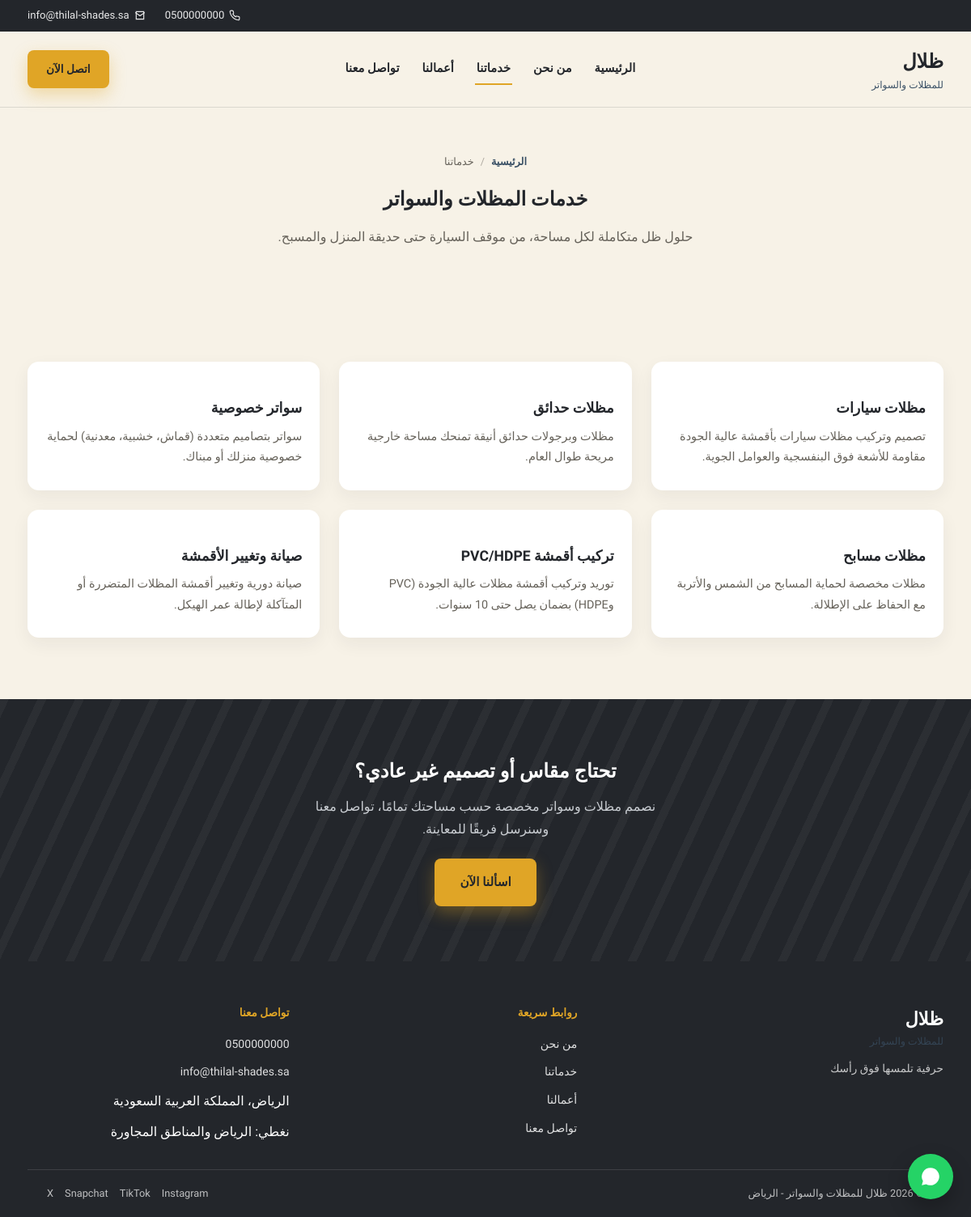
/services.php, run on the app's committed database.
### tables this page shows
CREATE TABLE services (
    id          INT AUTO_INCREMENT PRIMARY KEY,
    title       VARCHAR(150) NOT NULL,
    description TEXT,
    icon        VARCHAR(30) DEFAULT 'car_shade',
    sort_order  INT DEFAULT 0
);

### includes/functions.php (called while the page is built, shortened)
<?php
function e($str)
{
    return htmlspecialchars($str ?? '', ENT_QUOTES, 'UTF-8');
}
function get_all_settings(PDO $pdo)
{
    static $cache = null;
    if ($cache !== null) {
        return $cache;
    }
    $cache = [];
    foreach ($pdo->query('SELECT setting_key, setting_value FROM settings') as $row) {
        $cache[$row['setting_key']] = $row['setting_value'];
    }
    return $cache;
}
function get_setting(PDO $pdo, $key, $default = '')
{
    $all = get_all_settings($pdo);
    return $all[$key] ?? $default;
}
function asset_path($path)
{
    return ltrim($path, '/');
}

### services.php (the view, shortened to what this page needs)
<?php
require_once __DIR__ . '/includes/functions.php';
$pageTitle       = 'خدمات المظلات والسواتر في الرياض | ' . get_setting($pdo, 'site_name');
$activePage      = 'services';
$services = $pdo->query('SELECT * FROM services ORDER BY sort_order')->fetchAll();
require __DIR__ . '/includes/site-header.php';
?>
<main>
  <section class="page-header">
    <div class="container">
      <div class="breadcrumb"><a href="<?= e(asset_path('index.php')) ?>">الرئيسية</a><span>/</span>خدماتنا</div>
      <h1>خدمات المظلات والسواتر</h1>
      <p style="max-width:60ch;margin:12px auto 0;">حلول ظل متكاملة لكل مساحة، من موقف السيارة حتى حديقة المنزل والمسبح.</p>
    </div>
  </section>
  <section class="services">
    <div class="container">
      <div class="services-grid">
        <?php foreach ($services as $sv): ?>
        <article class="service-card" id="service-<?= $sv['id'] ?>">
          <h3><?= e($sv['title']) ?></h3>
          <p><?= e($sv['description']) ?></p>
        </article>
        <?php endforeach; ?>
      </div>
    </div>
  </section>
  <section class="cta-band">
    <div class="container">
      <h2>تحتاج مقاس أو تصميم غير عادي؟</h2>
      <p>نصمم مظلات وسواتر مخصصة حسب مساحتك تمامًا، تواصل معنا وسنرسل فريقًا للمعاينة.</p>
      <a href="<?= e(asset_path('contact.php')) ?>" class="btn btn-accent">اسألنا الآن</a>
    </div>
  </section>
</main>
<?php require __DIR__ . '/includes/site-footer.php'; ?>

### includes/site-header.php (shortened to what this page needs)
<?php
$settings   = get_all_settings($pdo);
$s          = fn($key, $default = '') => e($settings[$key] ?? $default);
$phone_href = preg_replace('/\s+/', '', $settings['phone'] ?? '');
?>
<!DOCTYPE html>
<html lang="ar" dir="rtl">
<head>
<link rel="stylesheet" href="<?= e(asset_path('css/style.css')) ?>">
</head>
<body>
<div class="topbar">
  <div class="container topbar-inner">
    <a href="tel:<?= e($phone_href) ?>" class="topbar-link">
      <span><?= $s('phone') ?></span>
    </a>
    <a href="mailto:<?= $s('email') ?>" class="topbar-link topbar-email">
      <svg width="14" height="14" viewBox="0 0 24 24" fill="none" stroke="currentColor" stroke-width="2"><path d="M4 4h16v16H4z"/><path d="m22 6-10 7L2 6"/></svg>
      <span><?= $s('email') ?></span>
    </a>
  </div>
</div>
<header class="site-header">
  <div class="container header-inner">
    <a href="<?= e(asset_path('index.php')) ?>" class="logo"><?= $s('site_name') ?> <span><?= $s('site_tagline') ?></span></a>
    <nav class="main-nav" id="mainNav">
      <a href="<?= e(asset_path('index.php')) ?>"     class="<?= ($activePage ?? '') === 'home'      ? 'is-active' : '' ?>">الرئيسية</a>
      <a href="<?= e(asset_path('about.php')) ?>"     class="<?= ($activePage ?? '') === 'about'     ? 'is-active' : '' ?>">من نحن</a>
      <a href="<?= e(asset_path('services.php')) ?>"  class="<?= ($activePage ?? '') === 'services'  ? 'is-active' : '' ?>">خدماتنا</a>
      <a href="<?= e(asset_path('portfolio.php')) ?>" class="<?= ($activePage ?? '') === 'portfolio' ? 'is-active' : '' ?>">أعمالنا</a>
      <a href="<?= e(asset_path('contact.php')) ?>"   class="<?= ($activePage ?? '') === 'contact'   ? 'is-active' : '' ?>">تواصل معنا</a>
    </nav>
    <a href="tel:<?= e($phone_href) ?>" class="btn btn-accent header-cta">اتصل الآن</a>
  </div>
</header>

### includes/site-footer.php (shortened to what this page needs)
<footer class="site-footer">
  <div class="container">
    <div class="footer-cols">
      <div class="footer-col">
        <div class="logo"><?= $s('site_name') ?> <span><?= $s('site_tagline') ?></span></div>
        <p><?= $s('about_title') ?></p>
      </div>
      <div class="footer-col">
        <h4>روابط سريعة</h4>
        <a href="<?= e(asset_path('about.php')) ?>">من نحن</a>
        <a href="<?= e(asset_path('services.php')) ?>">خدماتنا</a>
        <a href="<?= e(asset_path('portfolio.php')) ?>">أعمالنا</a>
        <a href="<?= e(asset_path('contact.php')) ?>">تواصل معنا</a>
      </div>
      <div class="footer-col">
        <h4>تواصل معنا</h4>
        <a href="tel:<?= e($phone_href) ?>"><?= $s('phone') ?></a>
        <a href="mailto:<?= $s('email') ?>"><?= $s('email') ?></a>
        <span><?= $s('address') ?></span>
        <?php if (!empty($settings['coverage_areas'])): ?><span>نغطي: <?= $s('coverage_areas') ?></span><?php endif; ?>
      </div>
    </div>
    <div class="footer-bottom">
      <span><?= $s('footer_text') ?></span>
      <div class="social">
        <a href="<?= e($settings['instagram_url'] ?? '#') ?>" target="_blank" rel="noopener">Instagram</a>
        <a href="<?= e($settings['tiktok_url'] ?? '#') ?>" target="_blank" rel="noopener">TikTok</a>
        <a href="<?= e($settings['snapchat_url'] ?? '#') ?>" target="_blank" rel="noopener">Snapchat</a>
        <a href="<?= e($settings['twitter_url'] ?? '#') ?>" target="_blank" rel="noopener">X</a>
      </div>
    </div>
  </div>
</footer>
<a href="https://wa.me/<?= e($settings['whatsapp'] ?? '') ?>" class="float-whatsapp" target="_blank" rel="noopener" aria-label="تواصل عبر واتساب">
</a>
</body>
</html>

### data on the page
services: title "مظلات سيارات", description "تصميم وتركيب مظلات سيارات بأقمشة عالية الجودة مقاومة للأشعة فوق البنفسجية والعوامل الجوية."
services: title "مظلات حدائق", description "مظلات وبرجولات حدائق أنيقة تمنحك مساحة خارجية مريحة طوال العام."
services: title "سواتر خصوصية", description "سواتر بتصاميم متعددة (قماش، خشبية، معدنية) لحماية خصوصية منزلك أو مبناك."
services: title "مظلات مسابح", description "مظلات مخصصة لحماية المسابح من الشمس والأتربة مع الحفاظ على الإطلالة."
services: title "تركيب أقمشة PVC/HDPE", description "توريد وتركيب أقمشة مظلات عالية الجودة (PVC وHDPE) بضمان يصل حتى 10 سنوات."
services: title "صيانة وتغيير الأقمشة", description "صيانة دورية وتغيير أقمشة المظلات المتضررة أو المتآكلة لإطالة عمر الهيكل."

### other printed values
$s('phone') "0500000000"
$s('email') "info@thilal-shades.sa"
$s('site_name') "ظلال"
$s('site_tagline') "للمظلات والسواتر"
$s('about_title') "حرفية تلمسها فوق رأسك"
$s('address') "الرياض، المملكة العربية السعودية"
$s('coverage_areas') "الرياض والمناطق المجاورة"
